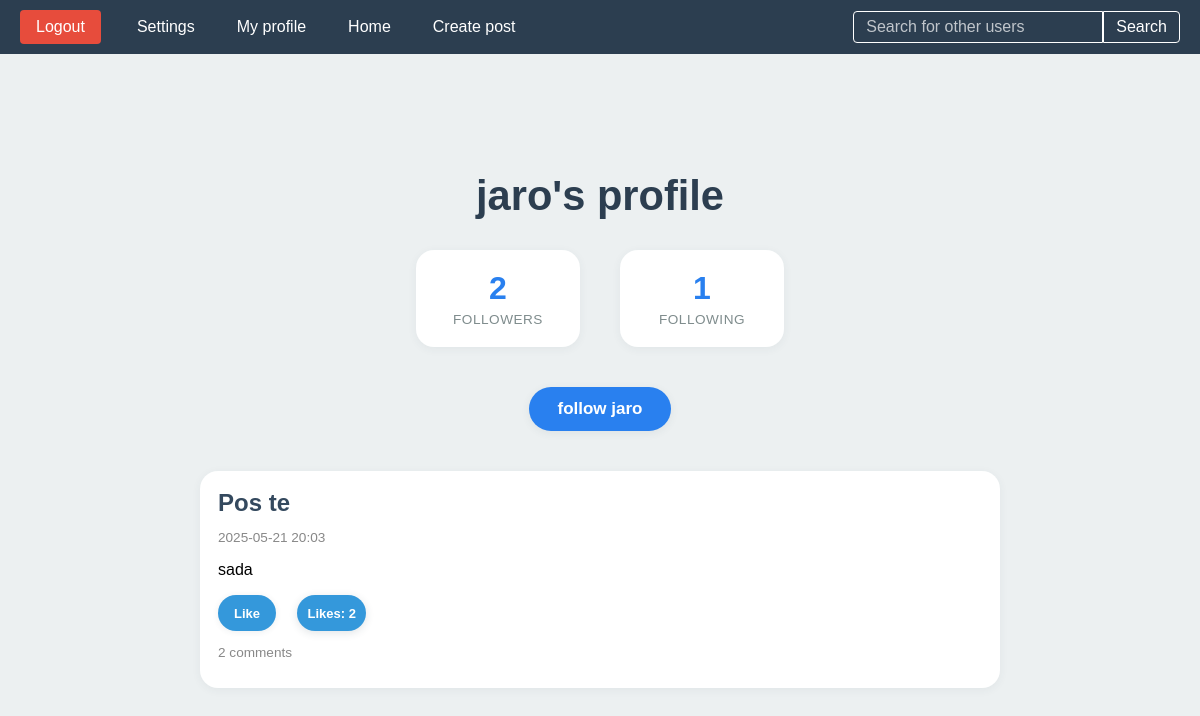
The page /profile/5 on the database as committed earlier.
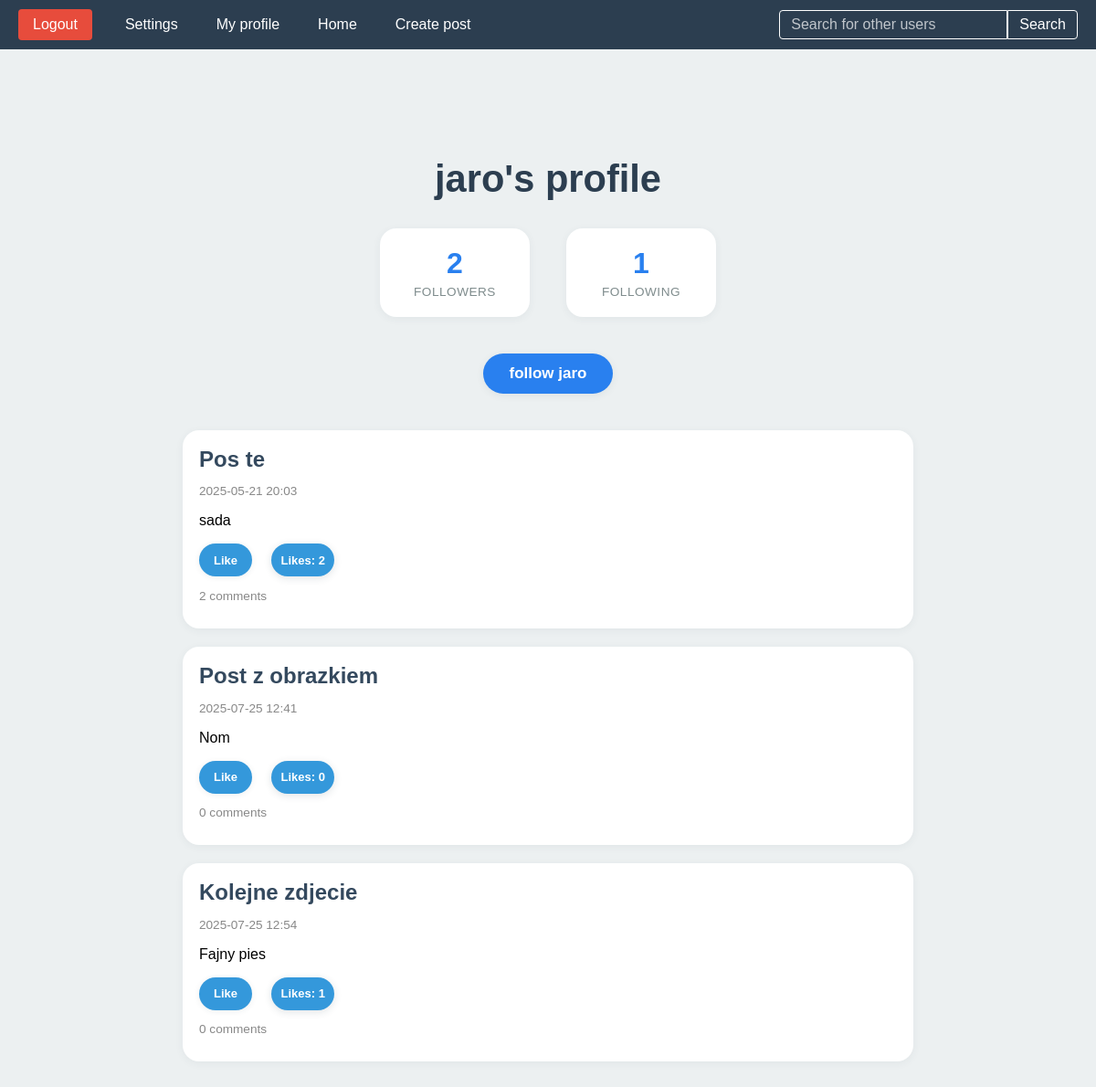
The same page on the database as committed later.
### post/models.py (models this page shows, shortened)
class Post(models.Model):
    user = models.ForeignKey(User, on_delete=models.CASCADE)
    title = models.CharField(max_length= 250)
    likes = models.ManyToManyField(User, related_name='Post_likes')
    slug = models.SlugField(null = False,default='')
    content = models.TextField(null=False)
    date_posted = models.DateTimeField(auto_now_add=True)
    image = models.ImageField(upload_to = 'post_images/',blank = True, null= True)
    class Meta:
        unique_together = ('user', 'slug')
    def get_absolute_url(self):
        return reverse('post_detail', kwargs={'id':self.id, 'slug': self.slug})

### profiles/views.py (the view, shortened to what this page needs)
# urls.py: path('profile/<int:id>',profile, name='profile'),
def profile(request,id):
    users_profile = Profile.objects.get(id = id)
    posts = Post.objects.filter(user = users_profile.user)
    return render(request, 'profile.html',{'profile':users_profile,'posts':posts})

### profiles/models.py (called while the page is built)
    def get_follows_number(self):
        return self.follows.count()

    def get_followers_number(self):
        return self.followers.count()

### templates/profile.html (shortened to what this page needs)
{% extends "base.html" %}
{% load static %}
{% block head %}
    <link rel="stylesheet" href="{% static 'profile.css' %}">
    <link rel="stylesheet" href="{% static 'likes.css' %}">
{% endblock %}
{% block content %}
    <div class="home-container">
        <h1>{{ profile.user.username }}'s profile</h1>
        <div class="stats-container">
            <a href="{% url 'followers_list' profile.id %}" class="stat-item">
                <span class="stat-number">{{ profile.get_followers_number }}</span>
                <span class="stat-label">Followers</span>
            </a>
            <a href="{% url 'following_list' profile.id %}" class="stat-item">
                <span class="stat-number">{{ profile.get_follows_number }}</span>
                <span class="stat-label">Following</span>
            </a>
        </div>
        <form method="POST" class="follow-form">
            {% if profile in user.profile.follows.all %}
                <button name="follow" value="unfollow" type="submit" class="follow-btn unfollow">
                    unfollow {{ profile.user.username }}
                </button>
            {% else %}
                <button name="follow" value="follow" type="submit" class="follow-btn follow">
                    follow {{ profile.user.username }}
                </button>
            {% endif %}
        </form>
        {% if posts %}
            <div class="posts-container">
                {% for post in posts %}
                    <div class="post-card">
                        <h2 class="post-title">
                            <a href="{{ post.get_absolute_url }}">{{ post.title }}</a>
                        </h2>
                        <p class="post-date">{{ post.date_posted|date:"Y-m-d H:i" }}</p>
                        <p>{{ post.content }}</p>
                        <form method="post" action="{% url 'like_post' post.id %}" style="display:inline;">
                            {% if user in post.likes.all %}
                                <button type="submit" class="unlike-btn">Unlike</button>
                            {% else %}
                                <button type="submit" class="like-btn">Like</button>
                            {% endif %}
                            <span class="likes-badge" id="likes-badge-{{ post.id }}">Likes: {{ post.likes.count }}</span>
                        </form>
                        {% if post.comment_set %}
                            <p class="post-author">{{ post.comment_set.count }} comments</p>
                        {% else %}
                            <p class="post-author">This post has no comments yet. Be the first to comment!</p>
                        {% endif %}
                    </div>
                {% endfor %}
            </div>
        {% else %}
            <div class="empty-state">
                <p>He hasn't written any posts yet.</p>
            </div>
        {% endif %}
    </div>
{% endblock %}

Rows that differ between the two databases and show on the page:
added Post: title "Post z obrazkiem", date_posted "2025-07-25 12:41", content "Nom", shows "Like", likes.count "0", comment_set.count "0"
added Post: title "Kolejne zdjecie", date_posted "2025-07-25 12:54", content "Fajny pies", shows "Like", likes.count "1", comment_set.count "0"
